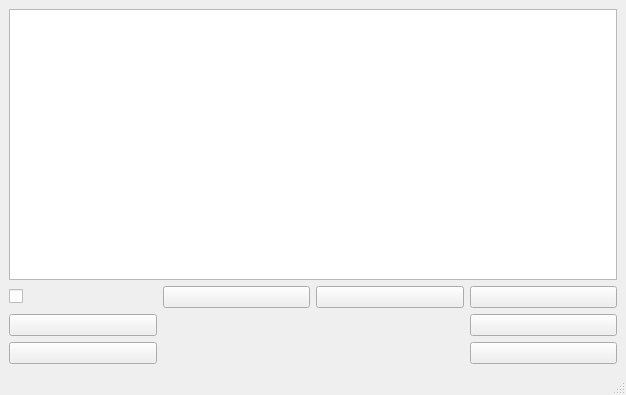
<?xml version="1.0" encoding="UTF-8"?>
<ui version="4.0">
 <class>MainWindow</class>
 <widget class="QMainWindow" name="MainWindow">
  <property name="geometry">
   <rect>
    <x>0</x>
    <y>0</y>
    <width>626</width>
    <height>395</height>
   </rect>
  </property>
  <property name="windowTitle">
   <string>MainWindow</string>
  </property>
  <widget class="QWidget" name="centralwidget">
   <layout class="QGridLayout" name="gridLayout">
    <item row="2" column="1">
     <widget class="QPushButton" name="pushButton">
      <property name="text">
       <string/>
      </property>
     </widget>
    </item>
    <item row="2" column="3">
     <widget class="QPushButton" name="pushButton_7">
      <property name="text">
       <string/>
      </property>
     </widget>
    </item>
    <item row="4" column="3">
     <widget class="QPushButton" name="pushButton_5">
      <property name="text">
       <string/>
      </property>
     </widget>
    </item>
    <item row="0" column="0" colspan="4">
     <widget class="QTextEdit" name="textEdit"/>
    </item>
    <item row="2" column="0">
     <widget class="QCheckBox" name="checkBox">
      <property name="text">
       <string/>
      </property>
     </widget>
    </item>
    <item row="2" column="2">
     <widget class="QPushButton" name="pushButton_2">
      <property name="text">
       <string/>
      </property>
     </widget>
    </item>
    <item row="3" column="3">
     <widget class="QPushButton" name="pushButton_4">
      <property name="text">
       <string/>
      </property>
     </widget>
    </item>
    <item row="4" column="0">
     <widget class="QPushButton" name="pushButton_6">
      <property name="text">
       <string/>
      </property>
     </widget>
    </item>
    <item row="3" column="0">
     <widget class="QPushButton" name="pushButton_3">
      <property name="text">
       <string/>
      </property>
     </widget>
    </item>
   </layout>
  </widget>
  <widget class="QMenuBar" name="menubar">
   <property name="geometry">
    <rect>
     <x>0</x>
     <y>0</y>
     <width>626</width>
     <height>17</height>
    </rect>
   </property>
  </widget>
  <widget class="QStatusBar" name="statusbar"/>
 </widget>
 <resources/>
 <connections/>
</ui>
